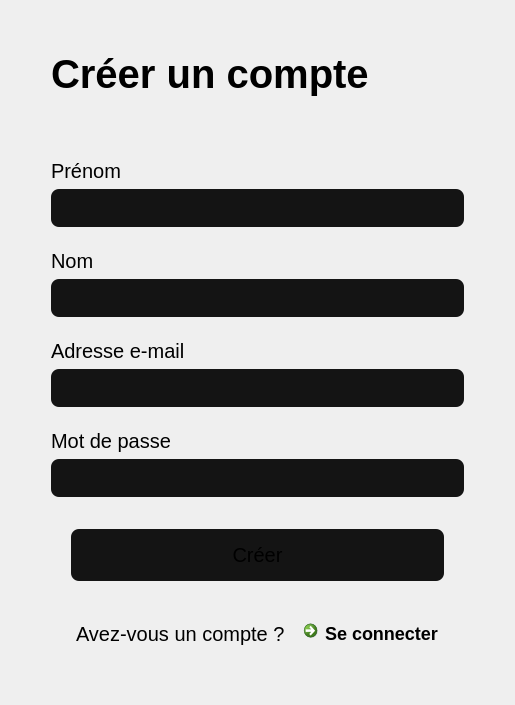
      <widget class="QWidget" name="page_2">
       <layout class="QVBoxLayout" name="verticalLayout_8">
        <item>
         <layout class="QHBoxLayout" name="horizontalLayout_5">
          <item>
           <layout class="QGridLayout" name="gridLayout_2">
            <item row="2" column="1">
             <spacer name="verticalSpacer_10">
              <property name="orientation">
               <enum>Qt::Vertical</enum>
              </property>
              <property name="sizeType">
               <enum>QSizePolicy::Expanding</enum>
              </property>
              <property name="sizeHint" stdset="0">
               <size>
                <width>20</width>
                <height>40</height>
               </size>
              </property>
             </spacer>
            </item>
            <item row="1" column="0">
             <spacer name="horizontalSpacer_5">
              <property name="orientation">
               <enum>Qt::Horizontal</enum>
              </property>
              <property name="sizeType">
               <enum>QSizePolicy::Expanding</enum>
              </property>
              <property name="sizeHint" stdset="0">
               <size>
                <width>40</width>
                <height>20</height>
               </size>
              </property>
             </spacer>
            </item>
            <item row="0" column="1">
             <spacer name="verticalSpacer_11">
              <property name="orientation">
               <enum>Qt::Vertical</enum>
              </property>
              <property name="sizeType">
               <enum>QSizePolicy::Expanding</enum>
              </property>
              <property name="sizeHint" stdset="0">
               <size>
                <width>20</width>
                <height>40</height>
               </size>
              </property>
             </spacer>
            </item>
            <item row="1" column="2">
             <spacer name="horizontalSpacer_6">
              <property name="orientation">
               <enum>Qt::Horizontal</enum>
              </property>
              <property name="sizeType">
               <enum>QSizePolicy::Expanding</enum>
              </property>
              <property name="sizeHint" stdset="0">
               <size>
                <width>40</width>
                <height>20</height>
               </size>
              </property>
             </spacer>
            </item>
            <item row="1" column="1">
             <layout class="QFormLayout" name="formLayout_3">
              <item row="1" column="0" colspan="2">
               <widget class="QLabel" name="label_4">
                <property name="styleSheet">
                 <string notr="true">color: 'white';
background: none;
font-size: 40px;
font-weight: bold;</string>
                </property>
                <property name="text">
                 <string>Créer un compte</string>
                </property>
               </widget>
              </item>
              <item row="2" column="0" colspan="2">
               <spacer name="verticalSpacer_12">
                <property name="orientation">
                 <enum>Qt::Vertical</enum>
                </property>
                <property name="sizeType">
                 <enum>QSizePolicy::Fixed</enum>
                </property>
                <property name="sizeHint" stdset="0">
                 <size>
                  <width>20</width>
                  <height>10</height>
                 </size>
                </property>
               </spacer>
              </item>
              <item row="5" column="0" colspan="2">
               <widget class="QLabel" name="prNomLabel">
                <property name="styleSheet">
                 <string notr="true">background: none;
color: &quot;white&quot;;
font-size: 20px;</string>
                </property>
                <property name="text">
                 <string>Prénom</string>
                </property>
               </widget>
              </item>
              <item row="6" column="0" colspan="2">
               <widget class="QLineEdit" name="prNomLineEdit">
                <property name="styleSheet">
                 <string notr="true">color: 'white';
font-size: 14px;
padding: 10px 12px;
border-radius: 8px;
background: none;
background-color: rgb(20, 20, 20);
</string>
                </property>
               </widget>
              </item>
              <item row="17" column="0" colspan="2">
               <widget class="QPushButton" name="signupBtn">
                <property name="styleSheet">
                 <string notr="true">color: 'white';
font-size: 20px;
padding: 14px 0;
border-radius: 8px;
border: none;
background: none;
background-color: rgb(20, 20, 20);
margin: 0 20px;</string>
                </property>
                <property name="text">
                 <string>Créer</string>
                </property>
               </widget>
              </item>
              <item row="8" column="0" colspan="2">
               <widget class="QLabel" name="nomLabel">
                <property name="styleSheet">
                 <string notr="true">background: none;
color: &quot;white&quot;;
font-size: 20px;</string>
                </property>
                <property name="text">
                 <string>Nom</string>
                </property>
               </widget>
              </item>
              <item row="9" column="0" colspan="2">
               <widget class="QLineEdit" name="nomLineEdit">
                <property name="styleSheet">
                 <string notr="true">color: 'white';
font-size: 14px;
padding: 10px 12px;
border-radius: 8px;
background: none;
background-color: rgb(20, 20, 20);
</string>
                </property>
               </widget>
              </item>
              <item row="15" column="0" colspan="2">
               <widget class="QLineEdit" name="motDePasseLineEdit_2">
                <property name="styleSheet">
                 <string notr="true">color: 'white';
font-size: 14px;
padding: 10px 12px;
border-radius: 8px;
background: none;
background-color: rgb(20, 20, 20);</string>
                </property>
                <property name="echoMode">
                 <enum>QLineEdit::Password</enum>
                </property>
               </widget>
              </item>
              <item row="14" column="0" colspan="2">
               <widget class="QLabel" name="motDePasseLabel_2">
                <property name="styleSheet">
                 <string notr="true">background: none;
color: &quot;white&quot;;
font-size: 20px;</string>
                </property>
                <property name="text">
                 <string>Mot de passe</string>
                </property>
               </widget>
              </item>
              <item row="12" column="0" colspan="2">
               <widget class="QLineEdit" name="emailLineEdit_2">
                <property name="styleSheet">
                 <string notr="true">color: 'white';
font-size: 14px;
padding: 10px 12px;
border-radius: 8px;
background: none;
background-color: rgb(20, 20, 20);</string>
                </property>
               </widget>
              </item>
              <item row="11" column="0" colspan="2">
               <widget class="QLabel" name="emailLabel_2">
                <property name="styleSheet">
                 <string notr="true">background: none;
color: &quot;white&quot;;
font-size: 20px;</string>
                </property>
                <property name="text">
                 <string>Adresse e-mail</string>
                </property>
               </widget>
              </item>
              <item row="7" column="0" colspan="2">
               <spacer name="verticalSpacer_13">
                <property name="orientation">
                 <enum>Qt::Vertical</enum>
                </property>
                <property name="sizeType">
                 <enum>QSizePolicy::Fixed</enum>
                </property>
                <property name="sizeHint" stdset="0">
                 <size>
                  <width>20</width>
                  <height>10</height>
                 </size>
                </property>
               </spacer>
              </item>
              <item row="10" column="0" colspan="2">
               <spacer name="verticalSpacer_14">
                <property name="orientation">
                 <enum>Qt::Vertical</enum>
                </property>
                <property name="sizeType">
                 <enum>QSizePolicy::Fixed</enum>
                </property>
                <property name="sizeHint" stdset="0">
                 <size>
                  <width>20</width>
                  <height>10</height>
                 </size>
                </property>
               </spacer>
              </item>
              <item row="13" column="0" colspan="2">
               <spacer name="verticalSpacer_15">
                <property name="orientation">
                 <enum>Qt::Vertical</enum>
                </property>
                <property name="sizeType">
                 <enum>QSizePolicy::Fixed</enum>
                </property>
                <property name="sizeHint" stdset="0">
                 <size>
                  <width>20</width>
                  <height>10</height>
                 </size>
                </property>
               </spacer>
              </item>
              <item row="16" column="0" colspan="2">
               <spacer name="verticalSpacer_16">
                <property name="orientation">
                 <enum>Qt::Vertical</enum>
                </property>
                <property name="sizeType">
                 <enum>QSizePolicy::Fixed</enum>
                </property>
                <property name="sizeHint" stdset="0">
                 <size>
                  <width>20</width>
                  <height>20</height>
                 </size>
                </property>
               </spacer>
              </item>
              <item row="19" column="0">
               <widget class="QLabel" name="label_5">
                <property name="styleSheet">
                 <string notr="true">background: none;
color: &quot;white&quot;;
font-size: 20px;
margin-left: 20px;</string>
                </property>
                <property name="text">
                 <string>Avez-vous un compte ?</string>
                </property>
               </widget>
              </item>
              <item row="19" column="1">
               <widget class="QCommandLinkButton" name="commandLinkButton_2">
                <property name="styleSheet">
                 <string notr="true">background: none;
text-align: left;
color: 'white';
font-size: 18px;</string>
                </property>
                <property name="text">
                 <string>Se connecter</string>
                </property>
               </widget>
              </item>
              <item row="18" column="0" colspan="2">
               <spacer name="verticalSpacer_17">
                <property name="orientation">
                 <enum>Qt::Vertical</enum>
                </property>
                <property name="sizeType">
                 <enum>QSizePolicy::Fixed</enum>
                </property>
                <property name="sizeHint" stdset="0">
                 <size>
                  <width>20</width>
                  <height>20</height>
                 </size>
                </property>
               </spacer>
              </item>
              <item row="3" column="0" colspan="2">
               <widget class="QLabel" name="signupError">
                <property name="styleSheet">
                 <string notr="true">color: #FCA311;
font-size: 16px;
font-weight: bold;</string>
                </property>
                <property name="text">
                 <string/>
                </property>
               </widget>
              </item>
              <item row="4" column="0">
               <spacer name="verticalSpacer_19">
                <property name="orientation">
                 <enum>Qt::Vertical</enum>
                </property>
                <property name="sizeType">
                 <enum>QSizePolicy::Fixed</enum>
                </property>
                <property name="sizeHint" stdset="0">
                 <size>
                  <width>20</width>
                  <height>10</height>
                 </size>
                </property>
               </spacer>
              </item>
             </layout>
            </item>
           </layout>
          </item>
         </layout>
        </item>
       </layout>
      </widget>
